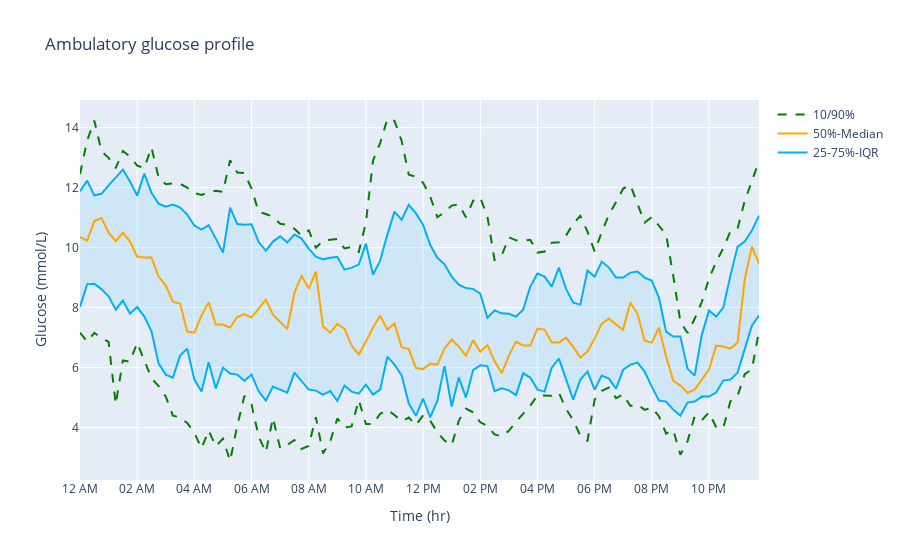

Source (notebook cell):
### Code cell
visualizations.agp(dxcm2_transformed)
